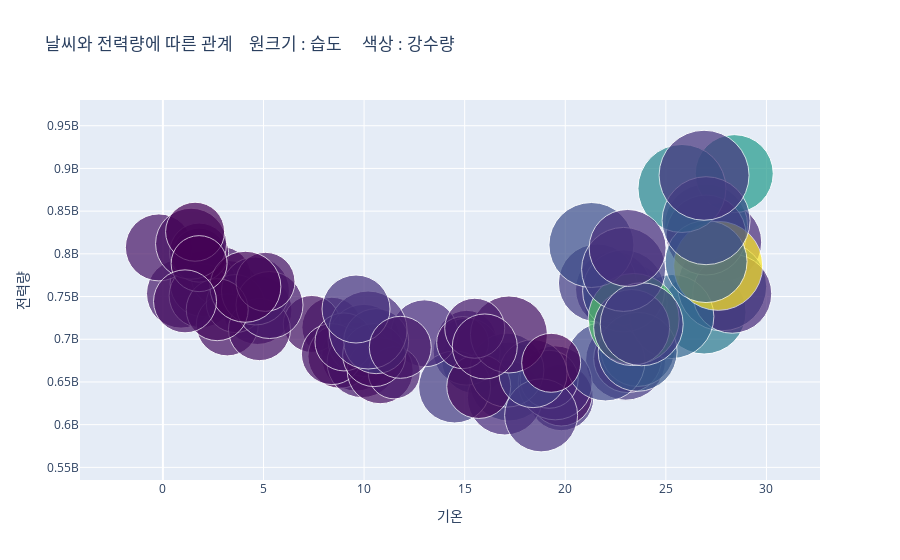
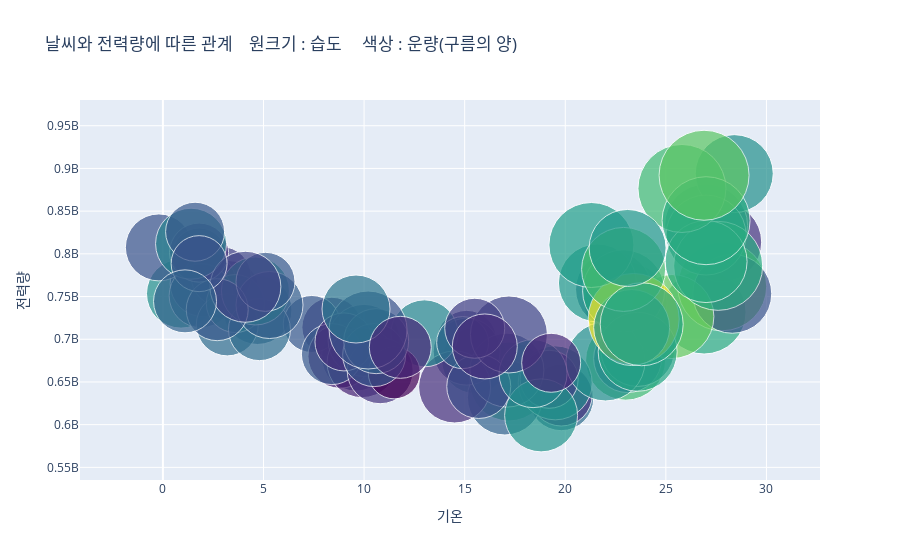
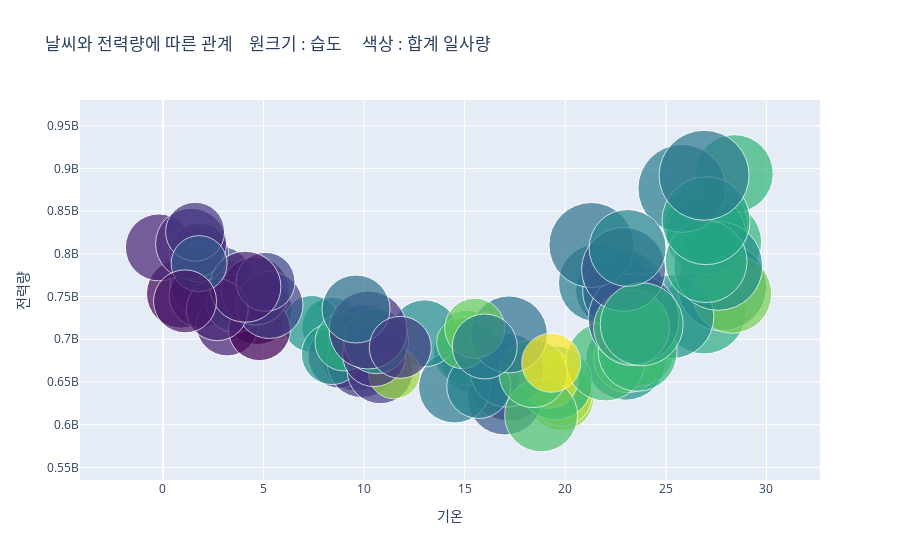
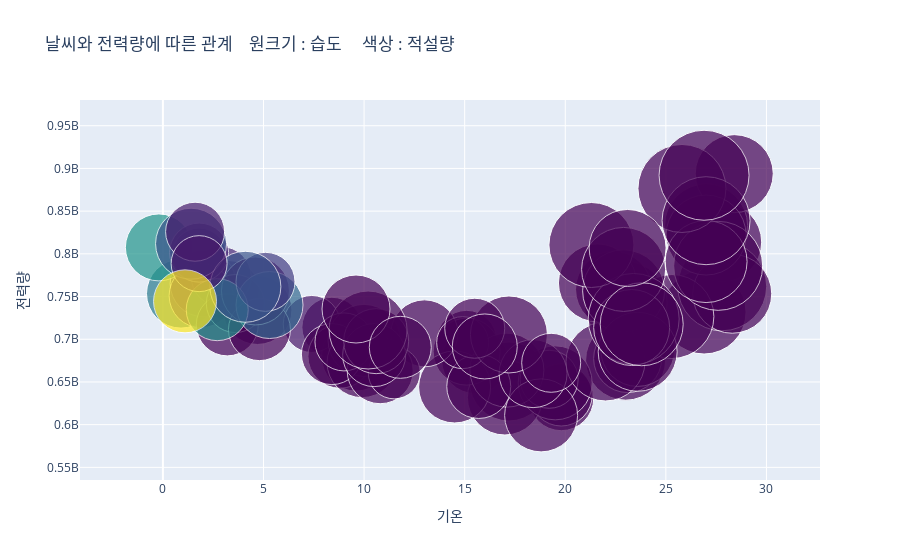

The notebook cell these images were saved under, in order:
### Code cell
weather_df = ['rainfall_total', 'cloud', 'solar', 'snow']
col_label = {'Humidity_mean' : '습도',
             'rainfall_total' : '강수량',
             'cloud' : '운량(구름의 양)',
             'solar' : '합계 일사량',
             'snow' : '적설량'}

for feature in weather_df:
       # Scatter plot 생성
       scatter = go.Scatter(x=df['temp'], y=df['usage'], mode='markers', 
                            marker=dict(size=df['Humidity_mean'],
                                   color=df[feature], colorscale='Viridis'))

       # 레이아웃 생성
       layout = go.Layout(title='날씨와 전력량에 따른 관계    원크기 : 습도     색상 : ' + col_label[feature],
                          xaxis={'title': '기온'}, 
                            yaxis={'title': '전력량'}, hovermode='closest')

       # 그래프 생성
       fig = go.Figure(data=[scatter], layout=layout)

       # 그래프 출력
       fig.show()
